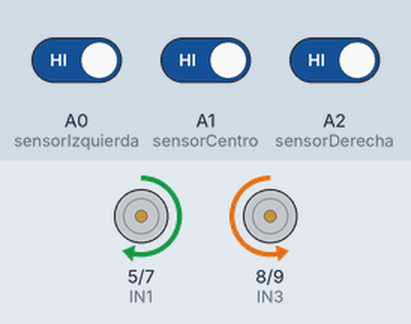
Simulated run of this sketch. Board: Arduino Uno, built with avr-gcc and run on an emulated ATmega328P. On the bench: motor-driver pin pairs drawn as motors (green arrow = first pin HIGH = forward, orange = second pin HIGH = backward, longer = more drive, scaled by the enable pin). Inputs (shaded band) come from the test bench; at power-on: A0 (sensorIzquierda) HIGH, A1 (sensorCentro) HIGH, A2 (sensorDerecha) HIGH.

Above: at 1.2 s.
1.3 s: A0 (sensorIzquierda) driven LOW
At 2.1 s:
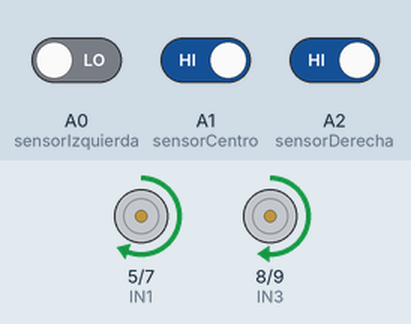
2.8 s: A1 (sensorCentro) driven LOW
At 3.2 s:
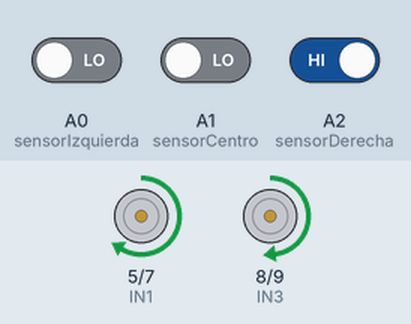
4.3 s: A2 (sensorDerecha) driven LOW
At 5.5 s:
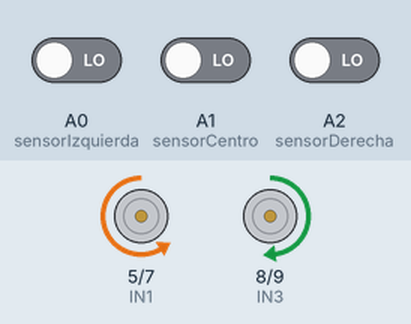
5.8 s: A0 (sensorIzquierda) driven HIGH
At 6.7 s:
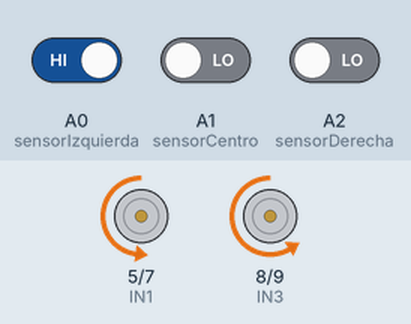
7.3 s: A2 (sensorDerecha) driven HIGH
At 7.9 s:
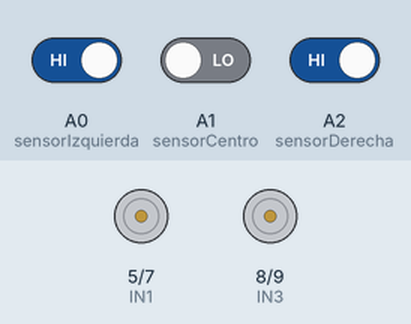
8.8 s: A0 (sensorIzquierda) driven LOW
At 10.2 s:
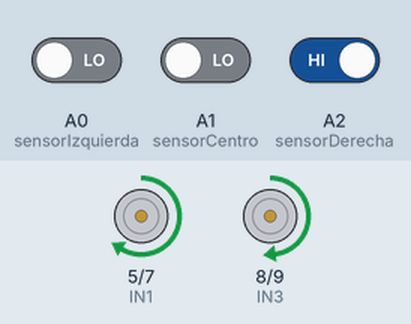
Timing chart, 0 to 11.3 s (numbered marks = the images above; inputs shaded):
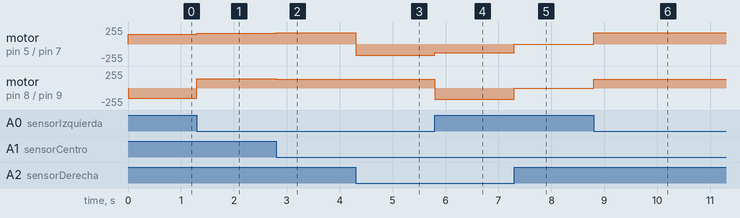

Measured:
- after the input at 1.3 s, motor on pin 5 (IN1) / pin 7 (IN2): forward 150/255 → forward 160/255 at once; motor on pin 8 (IN3) / pin 9 (IN4): backward 150/255 → forward 140/255 at once
- after the input at 2.8 s, motor on pin 5 (IN1) / pin 7 (IN2): forward 160/255 → forward 170/255 at once; motor on pin 8 (IN3) / pin 9 (IN4): forward 140/255 → forward 130/255 at once
- after the input at 4.3 s, motor on pin 5 (IN1) / pin 7 (IN2): forward 170/255 → backward 170/255 at once
- after the input at 5.8 s, motor on pin 5 (IN1) / pin 7 (IN2): backward 170/255 → backward 130/255 at once; motor on pin 8 (IN3) / pin 9 (IN4): forward 130/255 → backward 170/255 at once
- after the input at 7.3 s, motor on pin 5 (IN1) / pin 7 (IN2): backward 130/255 → stopped at once; motor on pin 8 (IN3) / pin 9 (IN4): backward 170/255 → stopped at once
- after the input at 8.8 s, motor on pin 5 (IN1) / pin 7 (IN2): stopped → forward 170/255 at once; motor on pin 8 (IN3) / pin 9 (IN4): stopped → forward 130/255 at once

The sketch:

PID-Autito-v2.ino
```cpp
#define VELOCIDAD_MAXIMA 255
#define VELOCIDAD_BASE 150

// Motor A --> IZQUIERDO
const int ENA = 11;
const int IN1 = 5;
const int IN2 = 7;
// Motor B --> DERECHO
const int ENB = 6;
const int IN3 = 8;
const int IN4 = 9;
// Pines de los 3 sensores
const int sensorDerecha = A2;
const int sensorCentro = A1;
const int sensorIzquierda = A0;

// Variables de ajuste del PID
const float Kp = 10;
const float Ki = 0;
const float Kd = 7;

// Variables del PID
float P = 0, I= 0, D = 0, PID = 0;
float error = 0, errorAnterior = 0;

//Variable Bandera
int bandera = 0;

void setup()
{
  //Serial.begin(9600) ;
  // Pines del driver L298N
  pinMode (ENA, OUTPUT);
  pinMode (ENB, OUTPUT);
  pinMode (IN1, OUTPUT);
  pinMode (IN2, OUTPUT);
  pinMode (IN3, OUTPUT);
  pinMode (IN4, OUTPUT);
  // Pines de los sensores
  pinMode(sensorCentro, INPUT);
  pinMode(sensorDerecha, INPUT);
  pinMode(sensorIzquierda, INPUT);
}

void loop()
{
  int valorDerecha;
  int valorCentro;
  int valorIzquierda;

  valorDerecha = digitalRead(sensorDerecha);
  valorCentro = digitalRead(sensorCentro);
  valorIzquierda = digitalRead(sensorIzquierda);

  //HIGH = Negro
  //LOW = No Negro

  if (valorIzquierda == LOW && valorCentro == LOW && valorDerecha == LOW) bandera = 5;
  else if (valorIzquierda == LOW && valorCentro == LOW && valorDerecha == HIGH) error = 2, bandera = 3;
  else if (valorIzquierda == LOW && valorCentro == HIGH && valorDerecha == LOW) error = 0, bandera = 2;
  else if (valorIzquierda == LOW && valorCentro == HIGH && valorDerecha == HIGH) error = 1, bandera = 3;
  else if (valorIzquierda == HIGH && valorCentro == LOW && valorDerecha == LOW) error = -2, bandera = 1;
  else if (valorIzquierda == HIGH && valorCentro == LOW && valorDerecha == HIGH) bandera = 4;
  else if (valorIzquierda == HIGH && valorCentro == HIGH && valorDerecha == LOW) error = -1, bandera = 1;
  else if (valorIzquierda == HIGH && valorCentro == HIGH && valorDerecha == HIGH) bandera = 2;

    /*
    000 - Parado
    001 - Me refui a la derecha
    010 - Va para adelante
    011 - Me estoy yendo a la derecha
    100 - Me re fui a la izquierda
    101 - Situacion rara
    110 - Me estoy yendo a la izquierda
    111 - Todo negro
    */

  // Calculo del PID
  P = error;
  I += error;
  D = error - errorAnterior;
  PID = (Kp * P) + (Ki * I) + (Kd * D);

  // Se alamacena el error para el siguiente loop
  errorAnterior = error;

  // Se calcula la nueva velocidad
  int velocidadIzquierda = VELOCIDAD_BASE + PID;
  int velocidadDerecha = VELOCIDAD_BASE - PID;

 velocidadIzquierda = constrain(velocidadIzquierda, 0, VELOCIDAD_MAXIMA);
 velocidadDerecha = constrain(velocidadDerecha, 0, VELOCIDAD_MAXIMA);

  switch (bandera){
      case 1: GirarMotoresIzquierda(velocidadIzquierda, velocidadDerecha); break;
      case 2: GirarMotoresAdelante(velocidadIzquierda, velocidadDerecha); break;
      case 3: GirarMotoresDerecha(velocidadIzquierda, velocidadDerecha); break;
      case 4: Parar(); break;
      case 5: MarchaAtras(velocidadIzquierda, velocidadDerecha); break;

  }

}


void GirarMotoresDerecha(int velIzda, int velDcha){
   // Direccion motor A (Izquierdo)
  digitalWrite (IN1, HIGH);
  digitalWrite (IN2, LOW);
  analogWrite (ENA, velIzda); // Velocidad motor A
  // Direccion motor B (Derecho)
  digitalWrite (IN3, HIGH);
  digitalWrite (IN4, LOW);
  analogWrite (ENB, velDcha); // Velocidad motor B
}

void GirarMotoresIzquierda(int velIzda, int velDcha){
   // Direccion motor A (Izquierdo)
  digitalWrite (IN1, LOW);
  digitalWrite (IN2, HIGH);
  analogWrite (ENA, velIzda); // Velocidad motor A
  // Direccion motor B (Derecho)
  digitalWrite (IN3, LOW);
  digitalWrite (IN4, HIGH);
  analogWrite (ENB, velDcha); // Velocidad motor B
}

void GirarMotoresAdelante(int velIzda, int velDcha)
{
  // Direccion motor A (Izquierdo)
  digitalWrite (IN1, HIGH);
  digitalWrite (IN2, LOW);
  analogWrite (ENA, velIzda); // Velocidad motor A
  // Direccion motor B (Derecho)
  digitalWrite (IN3, LOW);
  digitalWrite (IN4, HIGH);
  analogWrite (ENB, velDcha); // Velocidad motor B
}

void Parar()
{
  // Direccion motor A
  digitalWrite (IN1, LOW);
  digitalWrite (IN2, LOW);
  analogWrite (ENA, 0); // Velocidad motor A
  // Direccion motor B
  digitalWrite (IN3, LOW);
  digitalWrite (IN4, LOW);
  analogWrite (ENB, 0); // Velocidad motor A
}

void MarchaAtras(int velIzda, int velDcha)
{
  // Direccion motor A (Izquierdo)
  digitalWrite (IN1, LOW);
  digitalWrite (IN2, HIGH);
  analogWrite (ENA, velIzda); // Velocidad motor A
  // Direccion motor B (Derecho)
  digitalWrite (IN3, HIGH);
  digitalWrite (IN4, LOW);
  analogWrite (ENB, velDcha); // Velocidad motor B
}
```
